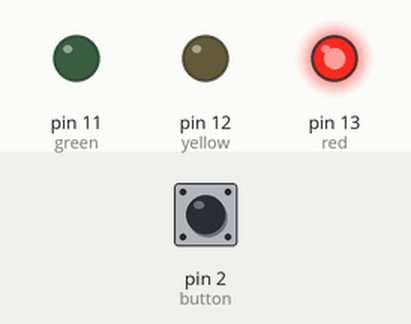
A sketch run on a simulated Arduino Uno, built with avr-gcc and run on an emulated ATmega328P. On the bench: output pins drawn as LEDs (lit = HIGH). The test bench sets the inputs (shaded band); at power-on: pin 2 (button) LOW.

Above: at 1.2 s.
1.3 s: pin 2 (button) pulled HIGH for 0.15 s
At 1.42 s:
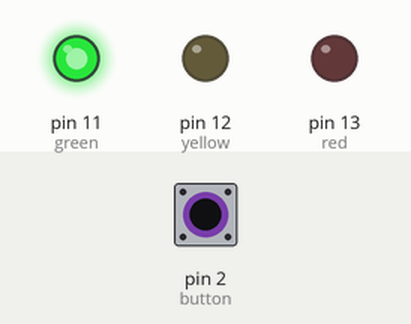
3.0 s: pin 2 (button) pulled HIGH for 1 s
At 4.7 s:
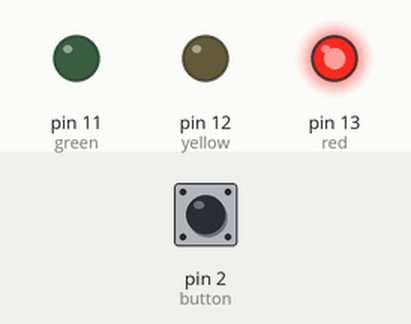
5.5 s: pin 2 (button) pulled HIGH for 3.2 s
At 6.9 s:
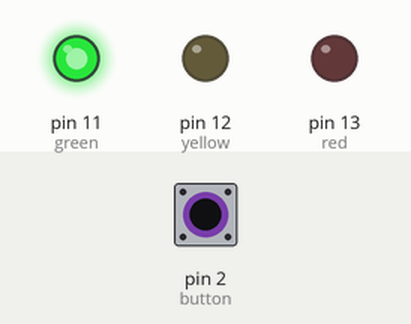
Timing chart, 0 to 10.3 s (numbered marks = the images above; inputs shaded):
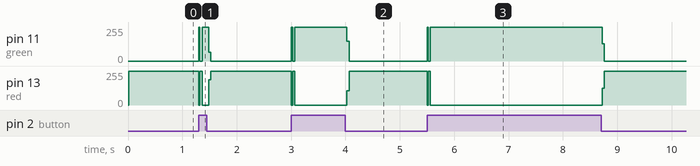

The sketch:

test.ino
```cpp
int red = 13;
int yellow = 12;
int green = 11;
int button = 2; // button pin

void setup() {
  pinMode(red, OUTPUT);
  pinMode(yellow, OUTPUT);
  pinMode(green, OUTPUT);
  pinMode(button, INPUT);
}

void loop() {
  //changeLights();

  int state = digitalRead(button);
  if (state == HIGH) {
    digitalWrite(green, HIGH);
    digitalWrite(red, LOW);
    digitalWrite(yellow, LOW);
  }
  delay(10);
  digitalWrite(green, LOW);
  digitalWrite(red, HIGH);
  digitalWrite(yellow, LOW);
}
```

Measured:
- after the input at 1.3 s, pin 11 (green): 0/255 → 255/255 at once, → 0/255 0.18 s later; pin 13 (red): 255/255 → 0/255 at once, → 255/255 0.18 s later
- after the input at 3.0 s, pin 11 (green): 0/255 → 255/255 at once, → 0/255 1.0 s later; pin 13 (red): 255/255 → 0/255 at once, → 255/255 1.0 s later
- after the input at 5.5 s, pin 11 (green): 0/255 → 255/255 at once, → 0/255 3.2 s later; pin 13 (red): 255/255 → 0/255 at once, → 255/255 3.2 s later
